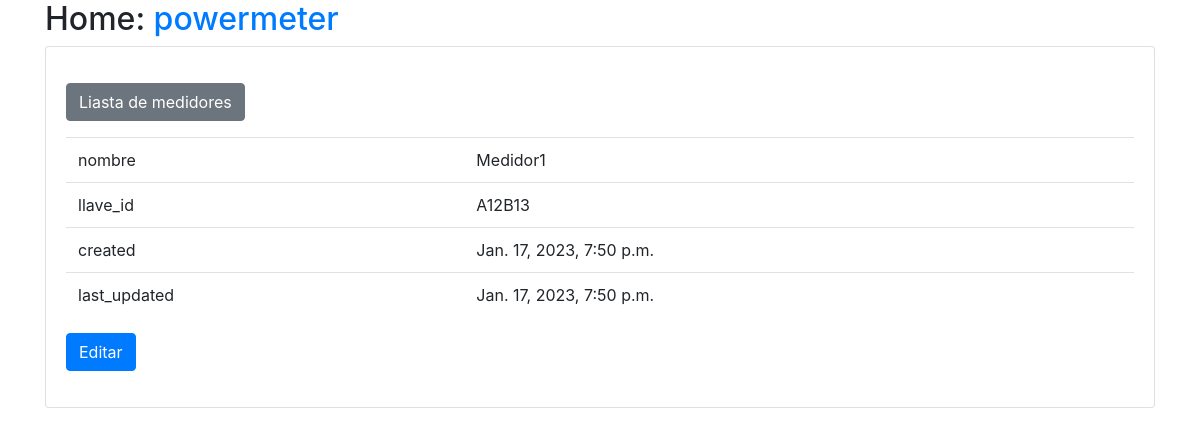
Screenshot of /medidores/Medidores/detail/1/ with the database file from the repository.
### medidores/models.py (models this page shows, shortened)
class Medidores(models.Model):
    nombre = models.CharField(max_length=100, null=False, blank=False, unique=True)
    llave_id = models.CharField(max_length=50, null=False, blank=False, unique=True)
    created = models.DateTimeField(auto_now_add=True, editable=False)
    last_updated = models.DateTimeField(auto_now=True, editable=False)
    Id = models.AutoField(primary_key=True, editable=False)
    class Meta:
        pass
    def get_update_url(self):
        return reverse("Medidores_update", args=(self.Id,))

### medidores/views.py (the view)
# urls.py: path("Medidores/detail/<int:Id>/", views.MedidoresDetailView.as_view(), name="Medidores_detail"),
class MedidoresDetailView(generic.DetailView):
    model = Medidores
    form_class = forms.MedidoresForm
    pk_url_kwarg = "Id"

### medidores/templates/medidores/medidores_detail.html
{% extends "base.html" %}
{% load static %}
{% block content %}
<p>
    <a class="btn btn-secondary" href="{% url 'Medidores_list' %}">
    Liasta de medidores
    </a>
</p>
<table class="table">
    <tr><td>nombre</td><td>{{ object.nombre }}</td></tr>
    <tr><td>llave_id</td><td>{{ object.llave_id }}</td></tr>
    <tr><td>created</td><td>{{ object.created }}</td></tr>
    <tr><td>last_updated</td><td>{{ object.last_updated }}</td></tr>
</table>
<a class="btn btn-primary" href="{{object.get_update_url}}">Editar</a>
{% endblock %}

### rows the page displays
Medidores: nombre "Medidor1", llave_id "A12B13", created "Jan. 17, 2023, 7:50 p.m.", last_updated "Jan. 17, 2023, 7:50 p.m."
